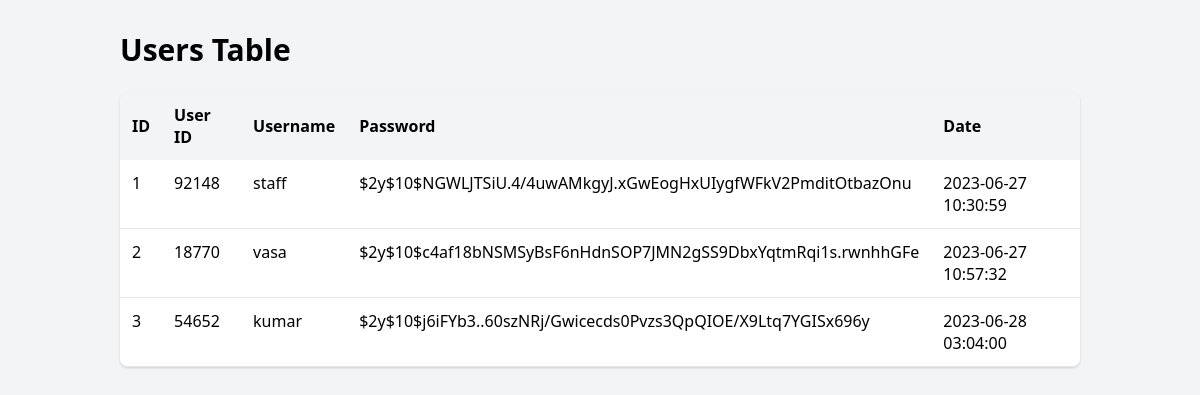
The page /users.php on the database its author committed.
### tables this page shows
CREATE TABLE `users` (
  `id` int(11) NOT NULL,
  `user_id` int(5) NOT NULL,
  `username` varchar(15) NOT NULL,
  `Date` timestamp NOT NULL DEFAULT current_timestamp() ON UPDATE current_timestamp(),
  `password` varchar(255) DEFAULT NULL
);

### users.php (the view, shortened to what this page needs)
<?php
$host = "localhost";
$username = "root";
$password = "";
$database = "project";
$connection = new mysqli($host, $username, $password, $database);
$query = "SELECT * FROM users";
$result = $connection->query($query);
if ($result) {
    if ($result->num_rows > 0) {
        ?>
        <html>
        <head>
            <link rel="stylesheet" href="https://cdn.jsdelivr.net/npm/tailwindcss@2.2.19/dist/tailwind.min.css">
        </head>
        <body class="bg-gray-100">
        <div class="container mx-auto p-8">
            <h3 class="text-3xl font-bold mb-6">Users Table</h3>
            <div class="shadow overflow-hidden border-b border-gray-200 sm:rounded-lg">
                <table class="table">
                    <thead>
                    <tr>
                        <th class="px-4 py-2">ID</th>
                        <th class="px-4 py-2">User ID</th>
                        <th class="px-4 py-2">Username</th>
                        <th class="px-4 py-2">Password</th>
                        <th class="px-4 py-2">Date</th>
                    </tr>
                    </thead>
                    <tbody>
                    <?php
                    while ($row = $result->fetch_assoc()) {
                        ?>
                        <tr>
                            <td class="px-4 py-2"><?php echo $row["id"]; ?></td>
                            <td class="px-4 py-2"><?php echo $row["user_id"]; ?></td>
                            <td class="px-4 py-2"><?php echo $row["username"]; ?></td>
                            <td class="px-4 py-2"><?php echo $row["password"]; ?></td>
                            <td class="px-4 py-2"><?php echo $row["Date"]; ?></td>
                        </tr>
                        <?php
                    }
                    ?>
                    </tbody>
                </table>
            </div>
        </div>
        </body>
        </html>
        <?php
    } else {
        echo "No records found in the users table.";
    }
} else {
    echo "Error: " . $connection->error;
}
?>

### users.php (style rules this page uses)
.table { width: 100%; }
.table th { background-color: #F3F4F6; font-weight: 600; padding: 0.75rem; text-align: left; }
.table td { background-color: #FFFFFF; padding: 0.75rem; vertical-align: top; border-bottom-width: 1px; border-bottom-color: #E5E7EB; }
.table tr:last-child td { border-bottom: none; }

### rows shown on the page
users: id "1", user "92148", username "staff", password "$2y$10$NGWLJTSiU.4/4uwAMkgyJ.xGwEogHxUIygfWFkV2PmditOtbazOnu", Date "2023-06-27 10:30:59"
users: id "2", user "18770", username "vasa", password "$2y$10$c4af18bNSMSyBsF6nHdnSOP7JMN2gSS9DbxYqtmRqi1s.rwnhhGFe", Date "2023-06-27 10:57:32"
users: id "3", user "54652", username "kumar", password "$2y$10$j6iFYb3..60szNRj/Gwicecds0Pvzs3QpQIOE/X9Ltq7YGISx696y", Date "2023-06-28 03:04:00"
